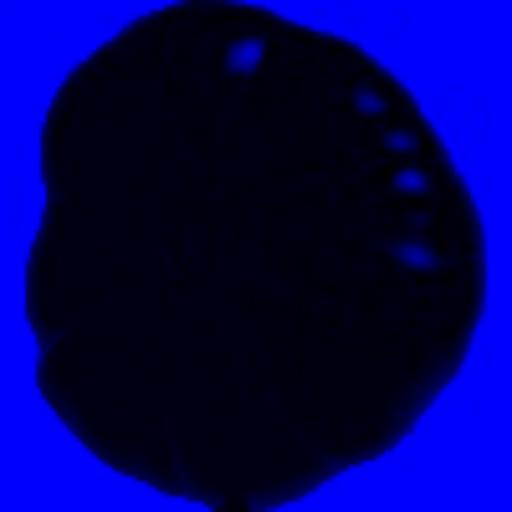
#> input picture Datasets/train/Blue/Tomato 3/r2_246_100_jpg.rf.079a530744d26e3c2b1726a5a0a1a908.jpg, 512 x 512 px, given in place of Tomato 3, which was not available
$ jupyter execute --allow-errors RGB_Functions_No_Split.ipynb
#> lines starting #> are read from the running program, lines starting #| are printed output that depends on the picture; pictures that were not available may be replaced by others from this repository, and a replacement may not be noted
[cell 1]
import os
from PIL import Image
import numpy as np
import matplotlib
import matplotlib.pyplot as plt
# Split set
from sklearn.model_selection import train_test_split
from sklearn.preprocessing import LabelBinarizer
from sklearn.model_selection import StratifiedShuffleSplit

# Path to image folders,
data_path = fr'../Datasets/train'
# os.listdir(data_path)

def remove_white_background(pixels):
    for pixel in pixels:
        pixel = list(pixel)
        if ((256 > pixel[0] > 200) and (256 > pixel[1] > 200) and (256 > pixel[2] > 200)):
            pixel[0] = 0
            pixel[1] = 0
            pixel[2] = 0

    return pixels


def redify(pixels):
    return [r for r, g, b in pixels]


def greenify(pixels):
    return [g for r, g, b in pixels]


def blueify(pixels):
    return [b for r, g, b in pixels]


def get_rgb_pixels_onehut_labels(src):
#> called with src = '../Datasets/train'
    print("Starting...")
    newPixels = []
    y = np.empty(shape=[0, 1])

    for subdir in os.listdir(src):
        current_path = os.path.join(src, subdir)
        for file in os.listdir(current_path):
            img = Image.open(os.path.join(current_path, file))
#> img is the input picture: PIL image 512x512 RGB; mean R, G, B 0.6, 0.2, 94
            imgResize = img.resize((24,24))
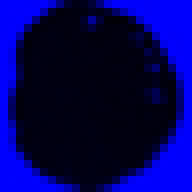
#> imgResize: PIL image 24x24 RGB (shown 8 times larger); mean R, G, B 0.6, 0.1, 93.6
            pixels = list(imgResize.getdata())
#> pixels = 576 items, first 6: (0, 0, 253), (0, 0, 254), (0, 0, 254), (0, 0, 253), (1, 0, 252), (1, 0, 255)
            pixels = remove_white_background(pixels)
#> the loop in remove_white_background, `for pixel in pixels:` made 576 passes
            newPixels.append(pixels)
            y = np.append(y, subdir)
#> pass 2 of the loop in get_rgb_pixels_onehut_labels, `for subdir in os.listdir(src):`:
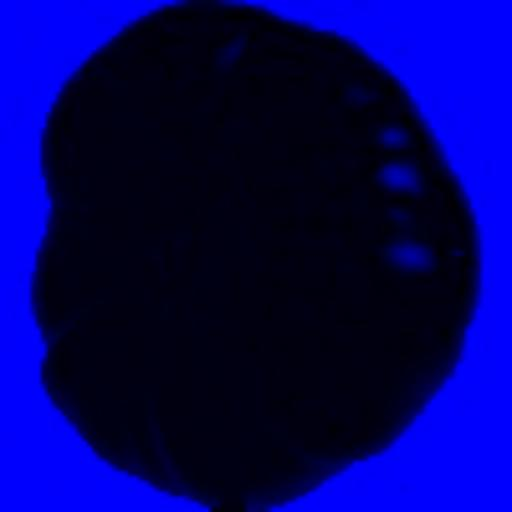
#> input picture Datasets/train/Blue/Tomato 3/r2_253_100_jpg.rf.07fa93c4299cfa0d6a3e5e3d6eb31dd2.jpg, 512 x 512 px, given in place of Tomato 3, which was not available
#> in get_rgb_pixels_onehut_labels, img is the input picture: PIL image 512x512 RGB; mean R, G, B 0.6, 0.2, 97.1
#> in get_rgb_pixels_onehut_labels, `imgResize = img.resize((24,24))`:
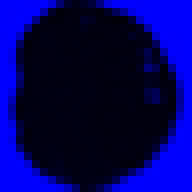
#> imgResize: PIL image 24x24 RGB (shown 8 times larger); mean R, G, B 0.6, 0.1, 96.7
#> pixels = 576 items, first 6: (0, 0, 253), (0, 0, 253), (0, 0, 254), (1, 0, 253), (1, 0, 252), (0, 0, 255)
#> the loop in remove_white_background (call 2), `for pixel in pixels:` made 576 passes
    return newPixels, LabelBinarizer().fit_transform(y) # OneHot encode y

def process_files(src):
    X_red_train = []
    X_red_validation = []
    X_red_test = []
    X_green_train = []
    X_green_validation = []
    X_green_test = []
    X_blue_train = []
    X_blue_validation = []
    X_blue_test = []
    all_pixels, y = get_rgb_pixels_onehut_labels(src)
#> all_pixels = 2 items; y = [0, 1]

    # [6 lines of commented-out code are left out]

    X_train, X_validation, y_train, y_validation = train_test_split(all_pixels, y, test_size=0.2, random_state=1, stratify=y)
    X_train, X_test, y_train, y_test = train_test_split(X_train, y_train, test_size=0.2, random_state=1, stratify=y_train)

    for pixels in X_train:
        X_red_train.append(redify(pixels.copy()))
        X_green_train.append(greenify(pixels.copy()))
        X_blue_train.append(blueify(pixels.copy()))

    for pixels in X_validation:
        X_red_validation.append(redify(pixels.copy()))
        X_green_validation.append(greenify(pixels.copy()))
        X_blue_validation.append(blueify(pixels.copy()))

    for pixels in X_test:
        X_red_test.append(redify(pixels.copy()))
        X_green_test.append(greenify(pixels.copy()))
        X_blue_test.append(blueify(pixels.copy()))


    print("Finished")
    return np.asarray(X_red_train), np.asarray(X_red_validation), np.asarray(X_red_test), np.asarray(X_green_train), np.asarray(X_green_validation), np.asarray(X_green_test), np.asarray(X_blue_train), np.asarray(X_blue_validation), np.asarray(X_blue_test), y_train, y_validation, y_test
